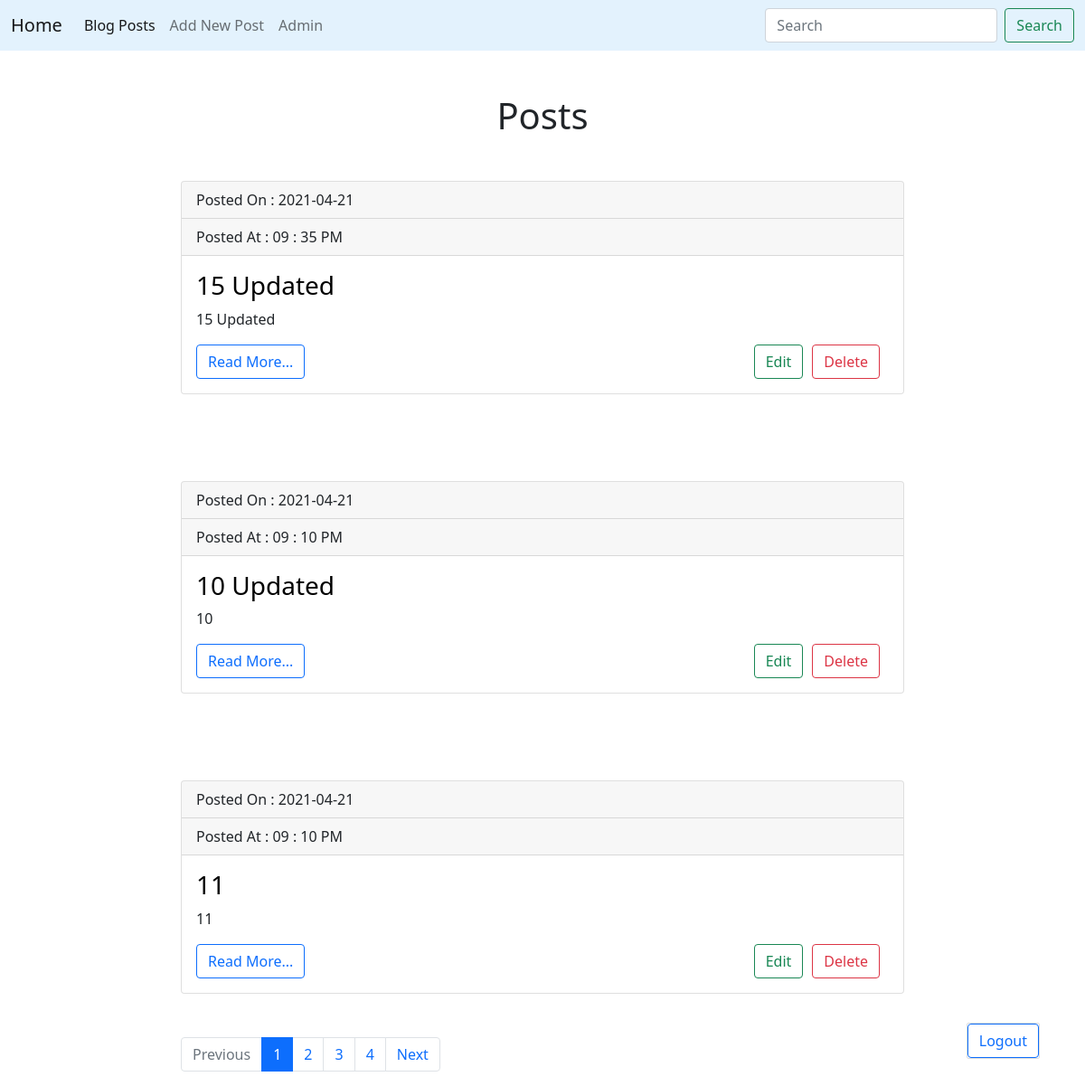
/blog/ (signed in), run on an earlier commit of the app's database.
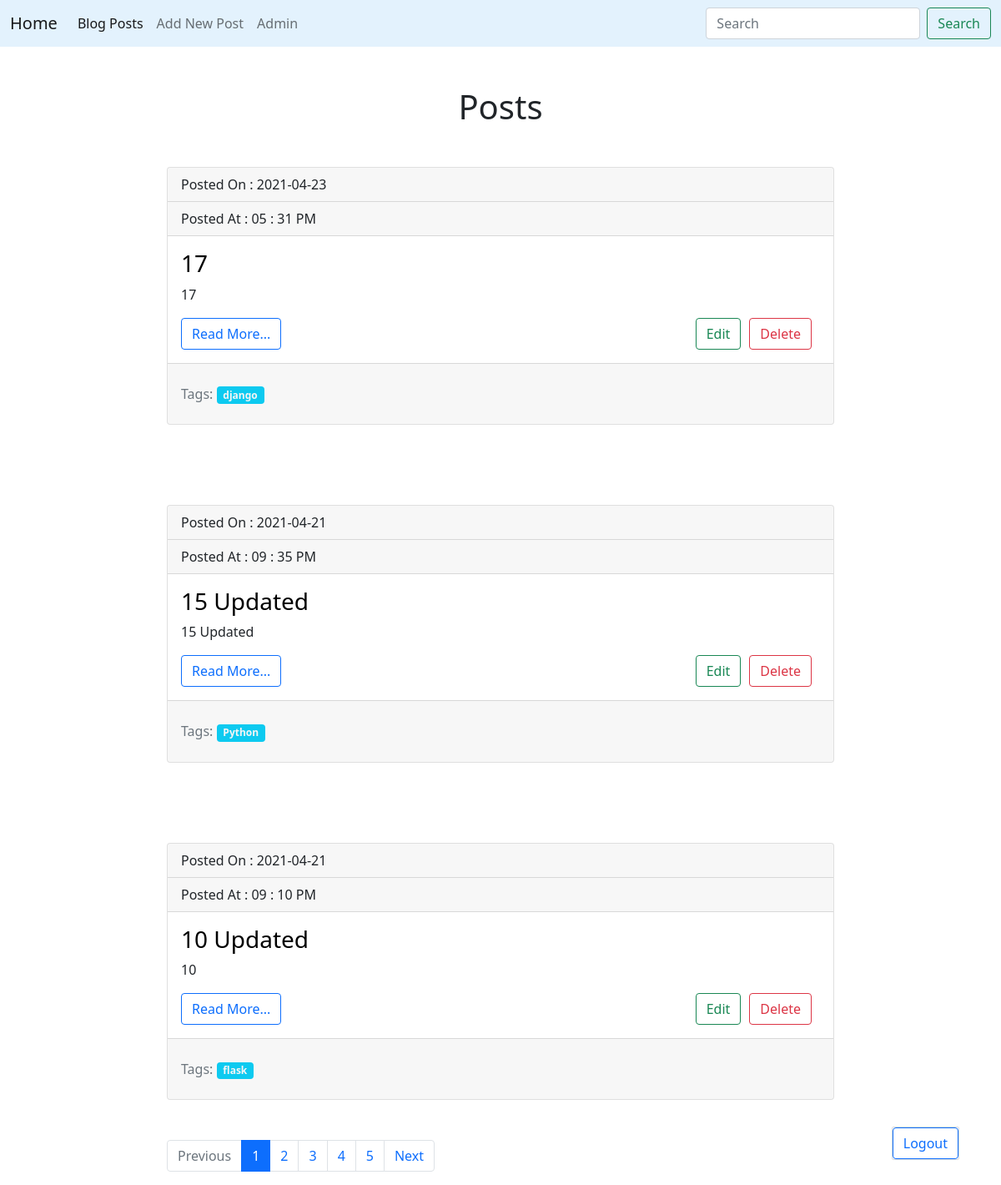
And on a later commit of the database.
### models.py (models this page shows, shortened)
class Post(db.Model):
    id = db.Column(db.Integer,primary_key=True)
    title = db.Column(db.String(150))
    slug = db.Column(db.String(140),unique=True)
    body = db.Column(db.Text)
    created = db.Column(db.DateTime,default=datetime.now())
    tags = db.relationship("Tag",secondary=posts_tags,
            backref=db.backref("posts"),lazy="dynamic")

class Tag(db.Model):
    id = db.Column(db.Integer,primary_key=True)
    title = db.Column(db.String(150))
    slug = db.Column(db.String(140),unique=True)

### posts/blueprint.py (the view)
@posts.route("/")
def posts_list():
    query = request.args.get("query")
    if query:
        posts = Post.query.filter(Post.title.contains(query) | Post.body.contains(query))
    else:
        posts = Post.query.order_by(Post.created.desc())
    page = request.args.get("page")
    if page and page.isdigit():
        page = int(page)
    else:
        page = 1
    pages = posts.paginate(page=page,per_page=3)
    return render_template("posts/posts.html",posts=posts,query=query,pages=pages)

### posts/templates/posts/posts.html
{% extends "base.html" %} {% block title %}Posts Page{% endblock %}{% block
content %}
<h1 style="text-align: center">
  {% if query %} Search Results For "{{ query }}" {% else %}Posts{% endif %}
</h1>
{% for post in pages.items %} {% include "posts/includes/card.html" %} {% endfor
%}
<nav aria-label="...">
  <ul class="pagination">
    <li class="page-item {% if not pages.has_prev %} disabled {% endif %}">
      <a class="page-link" href="./?page={{ pages.prev_num }}">Previous</a>
    </li>
    {% for page in pages.iter_pages() %}
    <li class="page-item {% if page==pages.page %} active {% endif %}">
      <a class="page-link" href="./?page={{ page }}">{{page}} </a>
    </li>
    {% endfor %}
    <li class="page-item {% if not pages.has_next %} disabled {% endif %}">
      <a class="page-link" href="./?page={{ pages.next_num }}">Next</a>
    </li>
  </ul>
</nav>
{% endblock %}

### templates/base.html (shortened to what this page needs)
<!DOCTYPE html>
<html lang="en">
  <head>
    <link
      href="https://cdn.jsdelivr.net/npm/bootstrap@5.0.0-beta3/dist/css/bootstrap.min.css"
      rel="stylesheet"
    />
    <link
      rel="stylesheet"
      href="{{ url_for('static',filename='css/styles/styles.css') }}"
    />
  </head>
  <body class="body">
    <nav
      class="navbar navbar-expand-lg navbar-light mb-5"
      style="background-color: #e3f2fd"
    >
      <div class="container-fluid">
        <a class="navbar-brand" href="{{ url_for('index') }}">Home</a>
        <div class="collapse navbar-collapse" id="navbarSupportedContent">
          <ul class="navbar-nav me-auto mb-2 mb-lg-0">
            <li class="nav-item">
              <a
                class="nav-link active"
                aria-current="page"
                href="{{ url_for('posts.posts_list') }}"
                >Blog Posts</a
              >
            </li>
            <li class="nav-item">
              <a href="{{ url_for('posts.post_create') }}" class="nav-link"
                >Add New Post</a
              >
            </li>
            {% if current_user.has_role("admin") %}
            <li class="nav-item">
              <a href="/admin" class="nav-link">Admin</a>
            </li>
            {% endif %}
          </ul>
          <form method="GET" class="d-flex">
            <input
              class="form-control me-2"
              type="search"
              placeholder="Search"
              name="query"
            />
            <button class="btn btn-outline-success" type="submit">
              Search
            </button>
          </form>
        </div>
      </div>
    </nav>
    <div class="col-8 mx-auto">{% block content %}{% endblock %}</div>
    <div class="login-panel">
      {% if current_user.is_authenticated %}
      <a class="btn btn-outline-primary" href="{{ url_for('security.logout') }}"
        >Logout</a
      >
      {% else %}
      <a class="btn btn-outline-primary" href="/sign-up">Sign Up</a>
      <a class="btn btn-outline-primary" href="{{ url_for('security.login') }}"
        >Login</a
      >
      {% endif %}
    </div>
  </body>
</html>

### posts/templates/posts/includes/card.html
<div class="card mb-4 mt-5">
  <div class="card-header">Posted On : {{ post.created.date() }}</div>
  <div class="card-header">
    Posted At : {{ post.created.strftime("%I : %M %p") }}
  </div>
  <div class="card-body">
    <h3 class="card-title">
      <a
        style="text-decoration: none; color: black"
        href="{{url_for('posts.post_detail',slug=post.slug)}}"
        >{{ post.title }}</a
      >
    </h3>
    <p class="card-text">{{ post.body }}</p>
    <a
      href="{{url_for('posts.post_detail',slug=post.slug)}}"
      class="btn btn-outline-primary"
      >Read More...</a
    >
    <a
      href="{{url_for('posts.post_delete',slug=post.slug)}}"
      style="float: right; margin-right: 10px"
      class="btn btn-outline-danger"
    >
      Delete
    </a>
    <a
      href="{{url_for('posts.post_update',slug=post.slug)}}"
      style="float: right; margin-right: 10px"
      class="btn btn-outline-success"
    >
      Edit
    </a>
  </div>
  {% if post.tags.count() %}
  <div class="card-footer text-muted">
    <p class="mt-3">
      Tags:{% for tag in post.tags %}
      <span class="badge bg-info"
        ><a
          style="color: whitesmoke; text-decoration: none"
          href="{{url_for('posts.tag_detail',slug=tag.slug)}}"
          >{{tag.title}}</a
        ></span
      >
      {% endfor %}
    </p>
  </div>
  {% endif %}
</div>
<br />

### static/css/styles/styles.css (style rules this page uses)
.login-panel { border: 1px solid #dddddd; border-radius: 2px; position: fixed; right: 50px; bottom: 30px; }

What changed in the data, as far as the page shows it:
no longer on this page (row unchanged): Post: created "2021-04-21", created "09 : 10 PM", title "11", body "11"
added Post: created "2021-04-23", created "05 : 31 PM", title "17", body "17"
now on this page (row edited): Tag: title "django", shown under "2021-04-23"
shown differently, row unchanged: Post "15 Updated": now shows "Tags:"
added Tag: title "Python", shown under Post "15 Updated"
changed Post "10 Updated": gains Tag (title "flask"); now shows "Tags:"
Also different on the page:
new list line: "5"
